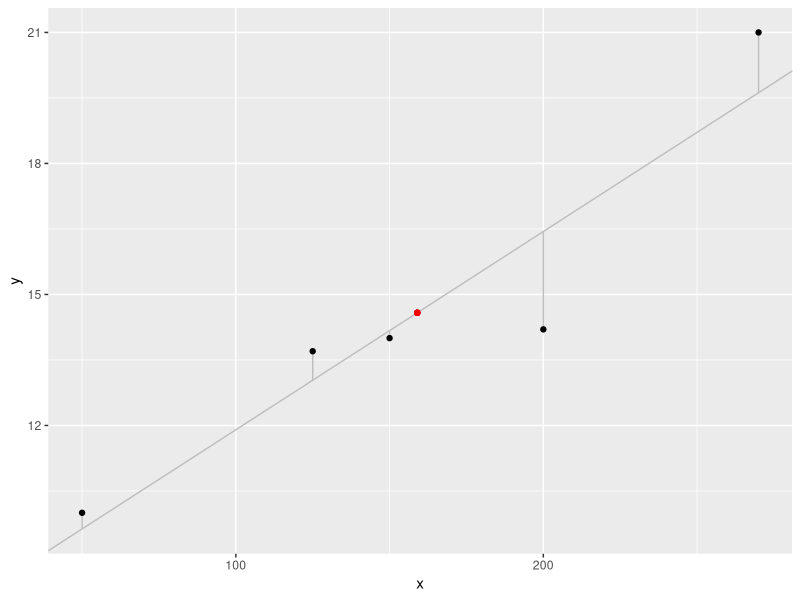
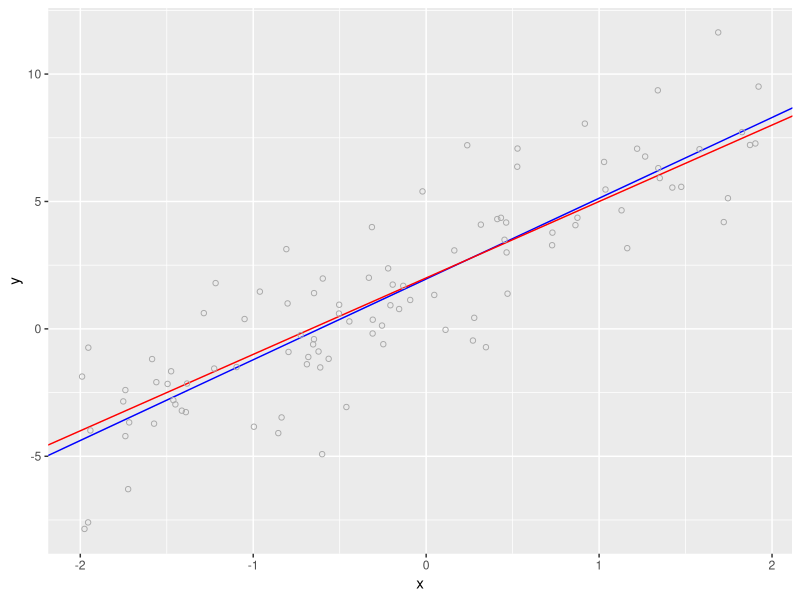
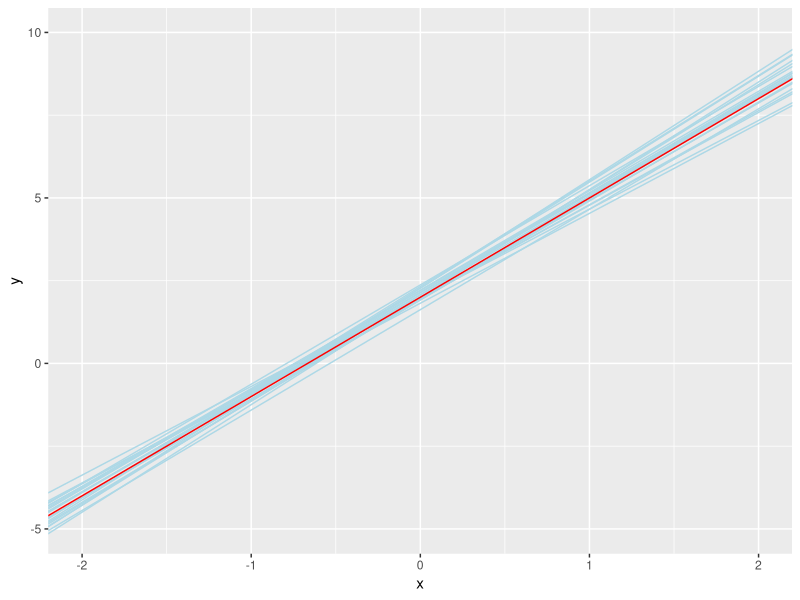

Recreate these plots in R, in order.
### ISLR Chapter 3 Linear Regression



### pp. 61-62
library(tidyverse)

obs_df <- data.frame(x=c(50, 125, 150, 200, 270),
                     y=c(10, 13.7, 14, 14.2, 21))

x_bar <- mean(obs_df$x)
y_bar <- mean(obs_df$y)

b1_hat <- sum((obs_df$x - x_bar)*(obs_df$y - y_bar))/sum((obs_df$x - x_bar)^2)
b0_hat <- y_bar - b1_hat*x_bar

obs_df <- obs_df %>% mutate(y_hat = b0_hat + b1_hat*x,
                  e = y-y_hat)

obs_df %>% ggplot(aes(x,y)) +
    geom_abline(slope=b1_hat, intercept=b0_hat, color="grey") +
    geom_segment(aes(x=x,xend=x,y=y_hat,yend=y), color="grey") +
    geom_point() +
    geom_point(aes(x=x_bar, y=y_bar), colour="red")

### Compare manual calculation to R lm() function
linearMod <- lm(y ~ x, data=obs_df)
summary(linearMod)
### Check if residual sum of squares (RSS) are the same between manual
### calculation and the R lm() function
sum(resid(linearMod)^2)
sum(obs_df$e^2)



### pp. 63-64, Figure 3.3
library(tidyverse)
### Plot population regression line, least squares line and data points
### First create 100 random sample points in a data frame
x <- runif(100,-2,2)
y_base <- 2 + 3*x
error <- rnorm(n=length(y_base),sd=2)
y <- y_base + error
obs_df <- data.frame(x=x, y=y)

linreg <- lm(y ~ x, data=obs_df)
int_coef <- coef(linreg)[1]   ## intercept coefficient
slope_coef <-coef(linreg)[2]  ## slope coefficient

obs_df %>% ggplot(aes(x,y)) +
    geom_abline(slope=slope_coef, intercept=int_coef, color="blue") +
    geom_abline(slope=3, intercept=2, color="red") +
    geom_point(shape=1, color="darkgrey")

### Plot population regression line and least squares lines
### for 20 different samples
coefs <- replicate(20,{
    x <- runif(100,-2,2)
    y_base <- 2 + 3*x
    error <- rnorm(n=length(y_base),sd=2)
    y <- y_base + error
    obs_df <- data.frame(x=x, y=y)
    linreg <- lm(y ~ x, data=obs_df)
    int_coef <- coef(linreg)[1]
    slope_coef <-coef(linreg)[2]
    c(int_coef,slope_coef)
})
int_coefs <- coefs[1,]
slope_coefs <- coefs[2,]
coef_df <- data.frame(slope=slope_coefs, intercept=int_coefs)

obs_df <- data.frame(x=c(-2,2), y=c(-5,10)) ## set the corners for the plot
obs_df %>% ggplot(aes(x,y)) +
    geom_blank() + 
    geom_abline(slope=coef_df$slope,
                intercept=coef_df$intercept, color="lightblue") +
    geom_abline(slope=3, intercept=2, color="red")



### pp.65-66 - RSE (residual standard error)
obs_df <- data.frame(x=c(50, 125, 150, 200, 270),
                     y=c(10, 13.7, 14, 14.2, 21))

x_bar <- mean(obs_df$x)
y_bar <- mean(obs_df$y)

b1_hat <- sum((obs_df$x - x_bar)*(obs_df$y - y_bar))/sum((obs_df$x - x_bar)^2)
b0_hat <- y_bar - b1_hat*x_bar

obs_df <- obs_df %>% mutate(y_hat = b0_hat + b1_hat*x,
                  e = y-y_hat)

n <- length(obs_df$x)
RSS <- sum(obs_df$e^2)  ## residual sum of squares
RSE <- sqrt(RSS/(n-2))  ## residual standard error

linearMod <- lm(y ~ x, data=obs_df)
summary(linearMod)$sigma
RSE

summary(linearMod)
SE_b0 = sqrt((RSS/(n-2))*(1/n+(x_bar^2/sum((obs_df$x-x_bar)^2))))
SE_b0
SE_b1 =sqrt((RSS/(n-2))/sum((obs_df$x-x_bar)^2))
SE_b1


### calculating the 95% confidence interval
percentile <- 0.95  ## 95% percentile
q <- 1-(1-percentile)/2
ci_b1 <- b1_hat + c(-qnorm(q),qnorm(q))*SE_b1  ## might need t-distribution
ci_b0 <- b0_hat + c(-qnorm(q),qnorm(q))*SE_b0  ## instead of normal dist


### pp. 67 - 68
### H_0: b1 = 0 -> no relationship between X and Y
### use t-statistic, which measures the number of standard deviations b1_hat
### is away from 0
t_stat <- (b1_hat-0)/SE_b1 
t_stat
summary(linearMod)
### Pr(>|t|) 
pt(-t_stat,df=n-2)+1-pt(t_stat,df=n-2)



### pp. 68-70 - Assessing the Accuracy of the Model
### R^2 proportion of variance explained
TSS <- sum((obs_df$y-y_bar)^2)
R2 <- 1-(RSS/TSS)
R2

### http://www-bcf.usc.edu/~gareth/ISL/
url <- "http://www-bcf.usc.edu/~gareth/ISL/Advertising.csv"
